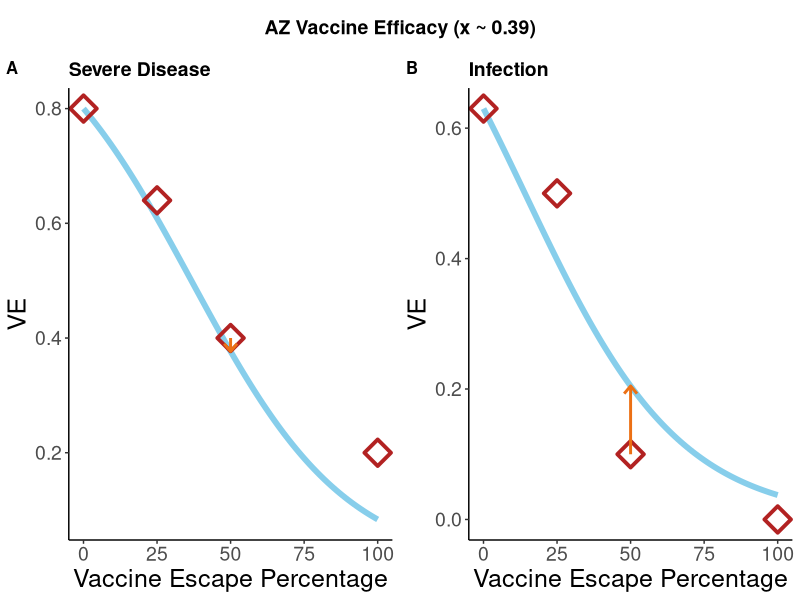

R code for this plot:
#Plot the OR (Vaccine Efficacy Odds) efficacy/(1-efficacy)

#SPECIFICALLY,
#we only minimise the error at the central (50%) mark.

rm(list=ls())

require(tidyverse)

#The Problem:
#We have data: y0, y25, y50, y75 that we want to scale like so:

#y0*x = y25
#y0*(x^2) = y50
#y0*(x^3) = y75

#No x will fit perfectly, but what's the best we can do?

#----------------------------

#Build y vectors, one for AZ, one for PF, one for infectiousness combined

#AZ ones correspond all to 1 dose: VE against  (i) severe disease, (ii) infection
y0_AZ <- c(0.8/(1-0.8), 0.63/(1-0.63) )

y25_AZ <- c(0.64/(1-0.64), 0.5/(1-0.5))
y50_AZ <- c(0.4/(1-0.4), 0.1/(1-0.1))
y75_AZ <- c(0.2/(1-0.2), 0)
y100_AZ <- y75_AZ


#PF values correspond to VE against (i/ii) severe disease 1dose/2dose (iii/iv) infection 1dose/2dose (v) infectiousness (1 dose)
y0_PF <- c(0.8/(1-0.8), 0.95/(1-0.95), 0.65/(1-0.65), 0.86/(1-0.86))

y25_PF <- c(0.8/(1-0.8), 0.95/(1-0.95), 0.65/(1-0.65), 0.85/(1-0.85))
y50_PF <- c(0.7/(1-0.7), 0.9/(1-0.9), 0.55/(1-0.55), 0.75/(1-0.75))
y75_PF <- c(0.6/(1-0.6), 0.85/(1-0.85), 0.45/(1-0.45), 0.55/(1-0.55))
y100_PF <- y75_PF

#Lastly we do a separate one for infectious values (1 dose) of either AZ or PF
y0_infect <- 0.45/(1-0.45)

y25_infect <- 0.45/(1-0.45)
y50_infect <- 0.2/(1-0.2)
y75_infect <- 0
y100_infect <- y75_infect

#-----------------------------------------



#So new scenario, we consider negative as 100%, and we cap it out at risk of 1 (100%)

error_x_AZ <- function(x) {
  
  #Allocate memory:
  y25_estimate_AZ <- c(0,0)
  y50_estimate_AZ <- c(0,0)
  y100_estimate_AZ <- c(0,0)
  
  y25_estimate_AZ <-  (x)*y0_AZ
  y50_estimate_AZ <-  (x^2)*y0_AZ
  y100_estimate_AZ <- (x^4)*y0_AZ
  
  error_amt <- (sum((abs(y50_estimate_AZ - y50_AZ))^2  )  )#+  sum(abs(y100_estimate_AZ - y100_AZ)) + +  sum(abs(y25_estimate_AZ - y25_AZ)) )
  return(error_amt)
}


optim_AZ <- optimize(error_x_AZ, interval = c(0,4))
optim_x_AZ <- optim_AZ$minimum
optim_x_AZ_error <- optim_AZ$objective

#----------------------------

#Now PF
#Assume the same worst case is 100%, and that we cap risk at 1.

error_x_PF <- function(x) {
  
  #Allocate memory:
  y25_estimate_PF <- c(0,0,0,0)
  y50_estimate_PF <- c(0,0,0,0)
  y100_estimate_PF <- c(0,0,0,0)
  
  y25_estimate_PF <- (x)*y0_PF
  y50_estimate_PF <- (x^2)*y0_PF
  y100_estimate_PF <- (x^4)*y0_PF
  
  error_amt <- (sum( (abs(y50_estimate_PF - y50_PF))^1  ) ) # +  sum(abs(y100_estimate_PF - y100_PF))  +  sum(abs(y25_estimate_PF - y25_PF)) )
  return(error_amt)
}

optim_PF <- optimize(error_x_PF, interval = c(0,1))
optim_x_PF <- optim_PF$minimum
optim_x_PF_error <- optim_PF$objective

#----------------------------

#Now infectiousness
error_x_infect <- function(x) {
  
  #Allocate memory:
  y25_estimate_infect <- 0
  y50_estimate_infect <- 0
  y100_estimate_infect <- 0
  
  y25_estimate_infect <- (x)*y0_infect
  y50_estimate_infect <- (x^2)*y0_infect
  y100_estimate_infect <- (x^4)*y0_infect
  
  error_amt <- (sum(abs(y50_estimate_infect - y50_infect))  )  #+  sum(abs(y100_estimate_infect - y100_infect)) +  sum(abs(y25_estimate_infect - y25_infect)) )
  return(error_amt)
}

optim_infect <- optimize(error_x_infect, interval = c(0,4))
optim_x_infect <- optim_infect$minimum
optim_x_infect_error <- optim_infect$objective


#Okay, now we want to plot it
######
#AZ
######

percent_mark <- seq(0,100, length.out = 101)

# Severe Disease

sev_disease_efficacy <- (0.8/(1-0.8))*(optim_x_AZ^(percent_mark/25))
#Convert back to probability:
sev_disease_efficacy <- sev_disease_efficacy/(sev_disease_efficacy+1)

Table_Data <- data.frame(percent_mark = c(0, 25, 50, 100), sev_disease_efficacy = c(0.8, 0.64, 0.4, 0.2))
Mapped_Data <- data.frame(percent_mark = percent_mark, sev_disease_efficacy = sev_disease_efficacy)

ggplot(data=Mapped_Data, aes(x=percent_mark, y=sev_disease_efficacy, group=1)) +
  geom_line(color="skyblue", size = 2) +
  geom_point(data = Table_Data, color = 'firebrick', shape = 5, size = 5, stroke = 2)+
  labs(title="Severe Disease",
       x ="Vaccine Escape Percentage", y = "VE") +
  geom_path(data = data.frame(percent_mark = c(50, 50), sev_disease_efficacy = c(0.4, sev_disease_efficacy[51]) ),
            size = 1, colour = "#EC7014",
            arrow = arrow(type = "open", angle = 40, length = unit(0.1, "inches")) 
  )+
  theme_classic() +
  theme(
    plot.title = element_text( size=14, face="bold"),
    axis.title.x = element_text(size=18),
    axis.title.y = element_text(size=18),
    axis.text = element_text(size=14)
  )  ->  AZ_sev_dis_50_fit


# Infection

infection_efficacy <- (0.63/(1-0.63))*(optim_x_AZ^(percent_mark/25))
#Convert back to probability:
infection_efficacy <- infection_efficacy/(infection_efficacy+1)

Table_Data <- data.frame(percent_mark = c(0, 25, 50, 100), infection_efficacy = c(0.63, 0.5, 0.1, 0))
Mapped_Data <- data.frame(percent_mark = percent_mark, infection_efficacy = infection_efficacy)

ggplot(data=Mapped_Data, aes(x=percent_mark, y=infection_efficacy, group=1)) +
  geom_line(color="skyblue", size = 2) +
  geom_point(data = Table_Data, color = 'firebrick', shape = 5, size = 5, stroke = 2)+
  labs(title="Infection",
       x ="Vaccine Escape Percentage", y = "VE") +
  geom_path(data = data.frame(percent_mark = c(50, 50), infection_efficacy = c(0.1, infection_efficacy[51]) ),
    size = 1, colour = "#EC7014",
    arrow = arrow(type = "open", angle = 40, length = unit(0.1, "inches")) 
    )+
  theme_classic() +
  theme(
    plot.title = element_text( size=14, face="bold"),
    axis.title.x = element_text(size=18),
    axis.title.y = element_text(size=18),
    axis.text = element_text(size=14)
  ) ->  AZ_infection_50_fit


require(cowplot)
plot_grid(AZ_sev_dis_50_fit, AZ_infection_50_fit, labels = c('A', 'B'), label_size = 12) -> p

#Make a title
title <- ggdraw() + draw_label("AZ Vaccine Efficacy (x ~ 0.39)", fontface='bold')
#Add title:
plot_grid(title, p, ncol=1, rel_heights=c(0.1, 1)) # rel_heights values control title margins
